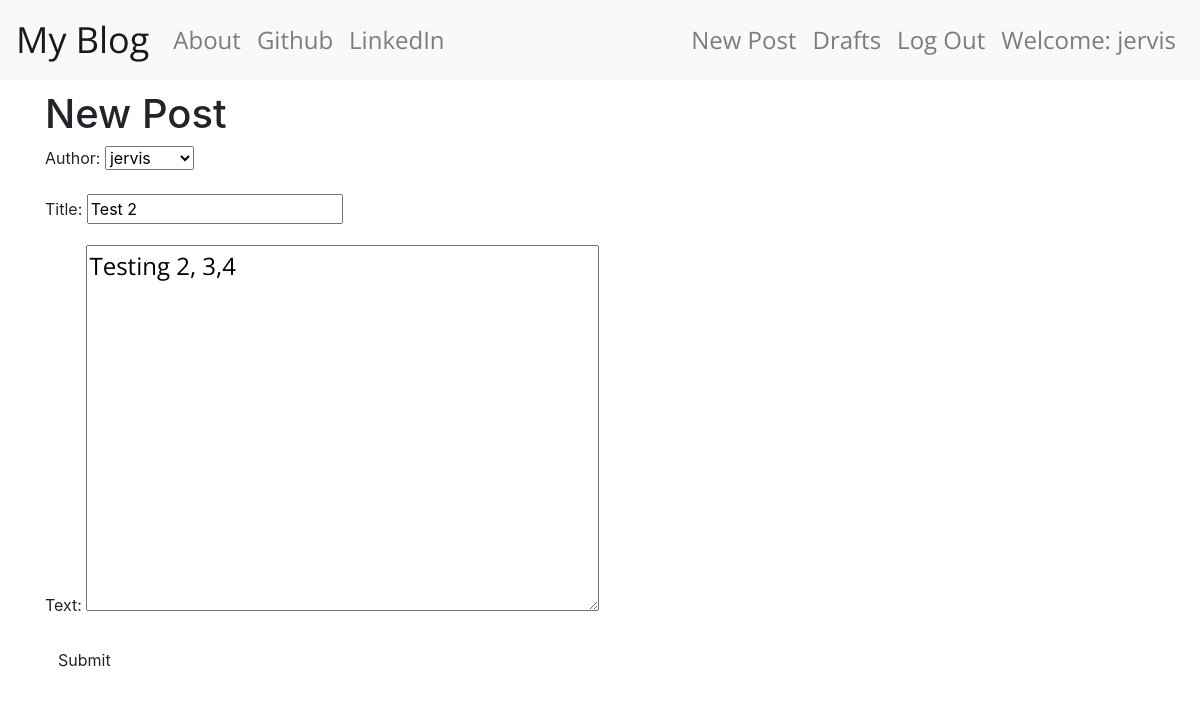
The page /post/11/edit/ (signed in) on the database its author committed.
### blog_app/models.py (models this page shows, shortened)
class Post(models.Model):
    author =  models.ForeignKey('auth.User', on_delete=models.CASCADE)
    title = models.CharField(max_length = 200)
    text = models.TextField()
    create_date = models.DateTimeField(default = timezone.now)
    published_date = models.DateTimeField(blank=True, null=True)

### blog_app/views.py (the view)
# urls.py: path('post/<int:pk>/edit/', views.PostUpdateView.as_view(), name='post_edit'),
class PostUpdateView(LoginRequiredMixin, UpdateView):
    login_url = '/login/'
    redirect_field_name = 'blog_app/post_detail.html'
    form_class = PostForm
    model = Post

### blog_app/forms.py
class PostForm(forms.ModelForm):
    class Meta():
        model = Post
        fields = ('author', 'title', 'text')
        widgets = {
            'title':forms.TextInput(attrs={'class':'textinputclass'}),
            'text':forms.Textarea(attrs={'class':'editable medium-editor-textarea postcontent'})
        }

### blog_app/templates/blog_app/post_form.html (shortened to what this page needs)
{% extends 'blog_app/base.html' %}
{% block content %}
<h1>New Post</h1>
<form class="post-form" method="POST">
  {{form.as_p}}
  <button type="submit" class="save btn btn-default">Submit</button>
</form>
{% endblock %}

### blog_app/templates/blog_app/base.html (shortened to what this page needs)
<!DOCTYPE html>
{% load static %}
<html lang="en" dir="ltr">
  <head>
    <link rel="stylesheet" href="https://stackpath.bootstrapcdn.com/bootstrap/4.5.0/css/bootstrap.min.css">
    <link rel="stylesheet" href="//cdn.jsdelivr.net/npm/medium-editor@latest/dist/css/medium-editor.min.css" type="text/css" media="screen" charset="utf-8">
    <link rel="stylesheet" href="{% static 'css/blog.css' %}">
  </head>
  <body class='loader'>
    <nav class="navbar navbar-expand-lg navbar-light bg-light techfont custom-navbar">
      <a class="navbar-brand bigbrand" href="{% url 'blog_app:post_list' %}"> My Blog </a>
      <div class="collapse navbar-collapse" id="navbarNavAltMarkup">
        <ul class="nav navbar-nav mr-auto">
          <li class="nav-item">
            <a class="nav-link" href="{% url 'blog_app:about' %}">About</a>
          </li>
          <li class="nav-item">
            <a class="nav-link" href="https://www.github.com">Github</a>
          </li>
          <li class="nav-item">
            <a class="nav-link" href="https://www.linkedin.com">LinkedIn</a>
          </li>
        </ul>
        <ul class="nav navbar-nav ml-auto">
          {% if user.is_authenticated %}
          <li class="nav-item">
            <a class="nav-link" href="{% url 'blog_app:post_new' %}">New Post</a>
          </li>
          <li class="nav-item">
            <a class="nav-link" href="{% url 'blog_app:post_draft_list' %}">Drafts</a>
          </li>
          <li class="nav-item">
            <a class="nav-link" href="{% url 'logout' %}">Log Out</a>
          </li>
          <li class="nav-item">
            <a class="nav-link">Welcome: {{user.username}}</a>
          </li>
          {% else %}
          <li class="nav-item">
            <a class="nav-link" href="{% url 'login' %}">Login</span></a>
          </li>
          {% endif %}
        </ul>
      </div>
    </nav>
    <div class="content container">
      <div class="row">
        <div class="col-md-8">
          <div class="blog_posts">
            {% block content %}
            {% endblock %}
          </div>
        </div>
      </div>
    </div>
  </body>
</html>

### blog_app/static/css/blog.css (style rules this page uses)
.techfont { font-family: 'Open Sans', sans-serif; font-size: 1.5em; margin-bottom: 10px; }
.postcontent { font-family: 'Open Sans', sans-serif; font-size: 1.5em; }
.bigbrand { font-size: 1.5em; }
.loader { filter:hue-rotate(0deg); color: linear-gradient(45deg,#0f8,#08f); animation:hue 5000ms infinite linear; }

### rows shown on the page
Post: author "jervis", title "Test 2", text "Testing 2, 3,4"

### other values the page prints
{{ user.username }} "jervis"
